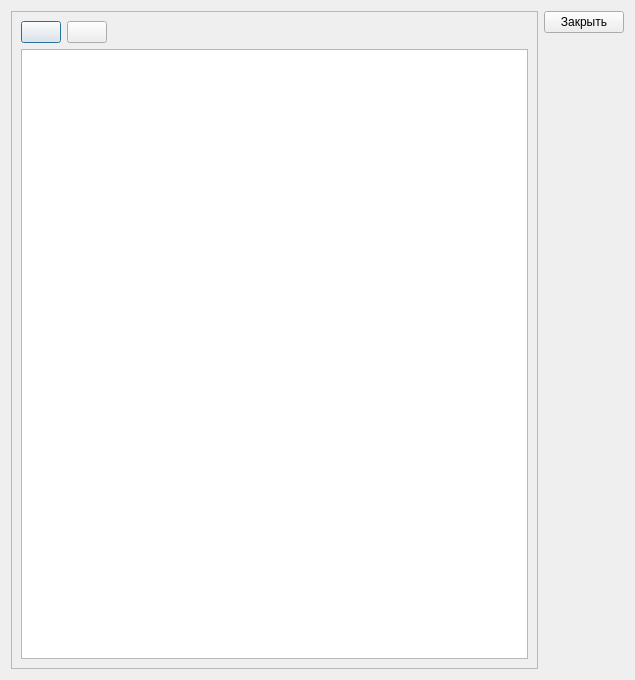
<?xml version="1.0" encoding="UTF-8"?>
<ui version="4.0">
 <class>LogViewer</class>
 <widget class="QDialog" name="LogViewer">
  <property name="windowModality">
   <enum>Qt::ApplicationModal</enum>
  </property>
  <property name="geometry">
   <rect>
    <x>0</x>
    <y>0</y>
    <width>635</width>
    <height>680</height>
   </rect>
  </property>
  <property name="windowTitle">
   <string>Просмотр логов</string>
  </property>
  <property name="windowIcon">
   <iconset resource="icons.qrc">
    <normaloff>:/iconTray/TrayIcon.ico</normaloff>:/iconTray/TrayIcon.ico</iconset>
  </property>
  <layout class="QHBoxLayout" name="horizontalLayout">
   <item>
    <widget class="QScrollArea" name="scrollArea">
     <property name="widgetResizable">
      <bool>true</bool>
     </property>
     <widget class="QWidget" name="scrollAreaWidgetContents">
      <property name="geometry">
       <rect>
        <x>0</x>
        <y>0</y>
        <width>527</width>
        <height>660</height>
       </rect>
      </property>
      <layout class="QVBoxLayout" name="verticalLayout">
       <item>
        <layout class="QHBoxLayout" name="horizontalLayout_2">
         <property name="topMargin">
          <number>0</number>
         </property>
         <item>
          <widget class="QPushButton" name="updateLogViewer">
           <property name="text">
            <string/>
           </property>
           <property name="icon">
            <iconset resource="icons.qrc">
             <normaloff>:/iconLogviewer/update.png</normaloff>:/iconLogviewer/update.png</iconset>
           </property>
          </widget>
         </item>
         <item>
          <widget class="QPushButton" name="delLog">
           <property name="text">
            <string/>
           </property>
           <property name="icon">
            <iconset resource="icons.qrc">
             <normaloff>:/iconLogviewer/removeLog.png</normaloff>:/iconLogviewer/removeLog.png</iconset>
           </property>
          </widget>
         </item>
         <item>
          <spacer name="horizontalSpacer">
           <property name="orientation">
            <enum>Qt::Horizontal</enum>
           </property>
           <property name="sizeHint" stdset="0">
            <size>
             <width>40</width>
             <height>20</height>
            </size>
           </property>
          </spacer>
         </item>
        </layout>
       </item>
       <item>
        <widget class="QTextBrowser" name="logBrowser"/>
       </item>
      </layout>
     </widget>
    </widget>
   </item>
   <item>
    <layout class="QVBoxLayout" name="verticalLayout_2">
     <item>
      <widget class="QPushButton" name="closeButton">
       <property name="text">
        <string>Закрыть</string>
       </property>
      </widget>
     </item>
     <item>
      <spacer name="verticalSpacer">
       <property name="orientation">
        <enum>Qt::Vertical</enum>
       </property>
       <property name="sizeHint" stdset="0">
        <size>
         <width>20</width>
         <height>40</height>
        </size>
       </property>
      </spacer>
     </item>
    </layout>
   </item>
  </layout>
 </widget>
 <resources>
  <include location="icons.qrc"/>
 </resources>
 <connections/>
</ui>
